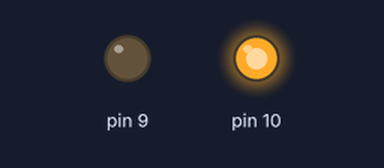
The sketch below on a simulated Arduino Uno, built with avr-gcc and run on an emulated ATmega328P. On the bench: output pins drawn as LEDs (lit = HIGH).

Above: at 0.1 s.
At 17.6 s:
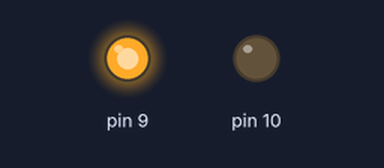
At 38.1 s:
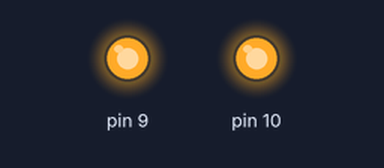
Timing chart, 0 to 39.6 s (numbered marks = the images above):
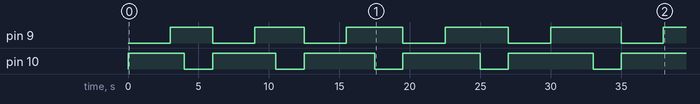

The sketch:

TrafficLightChallengeLonger.ino
```cpp
int yellowLength;
void setup() {
    yellowLength = 1000;
}

void loop() {
    analogWrite(10, 255);
    delay(3000);
    analogWrite(9, 255);
    delay(yellowLength);
    analogWrite(10, 0);
    delay(2000);
    analogWrite(9, 0);
    yellowLength += 500;
}
```

Measured:
- by itself, pin 9: LOW → HIGH at 3.0 s, → LOW 3.0 s later, → HIGH 3.0 s later, → LOW 3.5 s later, … (11 changes in this stretch)
- by itself, pin 10: repeats every 6.5 s: LOW 2.0 s, HIGH 4.5 s
